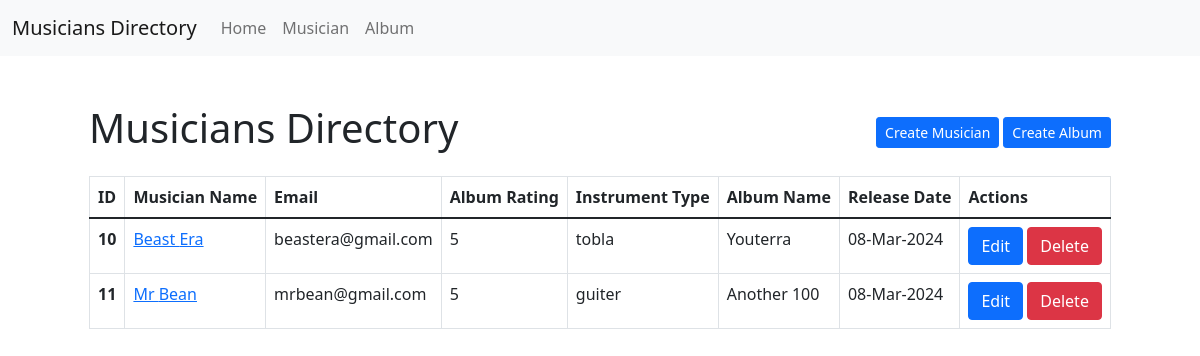
The page / on the database its author committed.
### album/models.py (models this page shows, shortened)
class Album(models.Model):
    name = models.CharField(max_length=50, help_text="Enter the album name")
    release_date = models.DateField(default=timezone.now, help_text="Enter the release date of the album")
    rating = models.IntegerField(default=5, choices=((1, "1"),(2, "2"),(3, "3"),(4, "4"),(5, "5")), help_text="Enter the ratings of the album")
    musician = models.ForeignKey(Musician, on_delete=models.CASCADE)

### musician/models.py (models this page shows, shortened)
class Musician(models.Model):
    first_name = models.CharField(max_length=50, help_text="Enter the musicians first name")
    last_name = models.CharField(max_length=50, help_text="Enter the musicians last name")
    email = models.EmailField(help_text="Enter the musicians email address")
    phone = models.CharField(max_length=11, help_text="Enter the musicians phone number")
    instrument_type = models.CharField(max_length=100, help_text="Enter the instrument type")

### module_15_5_musicians_directory/views.py (the view)
# urls.py: 2. Add a URL to urlpatterns:  path('', views.home, name='home')
def home(request):
    albums = models.Album.objects.all()
    return render(request, "home.html", {'albums': albums})

### templates/home.html
{% extends "base.html" %} {% block body %}
<div class="pb-3 d-flex align-items-center justify-content-between">
	<h1>Musicians Directory</h1>
	<div class="d-flex align-items-center gap-1">
		<a href="{% url 'create_musician' %}" class="btn btn-primary btn-sm">Create Musician</a>
		<a href="{% url 'create_album' %}" class="btn btn-primary btn-sm">Create Album</a>
	</div>
</div>
<table class="table table-bordered">
	<thead>
		<tr>
			<th scope="col">ID</th>
			<th scope="col">Musician Name</th>
			<th scope="col">Email</th>
			<th scope="col">Album Rating</th>
			<th scope="col">Instrument Type</th>
			<th scope="col">Album Name</th>
			<th scope="col">Release Date</th>
			<th scope="col">Actions</th>
		</tr>
	</thead>
	<tbody>
		{% for album in albums %}
		<tr>
			<th scope="row">{{ album.id }}</th>
			<td>
				<a href="{% url 'edit_musician' album.musician.id %}"> {{ album.musician.first_name }} {{ album.musician.last_name }} </a>
			</td>
			<td>{{ album.musician.email }}</td>
			<td>{{ album.rating }}</td>
			<td>{{ album.musician.instrument_type }}</td>
			<td>{{ album.name }}</td>
			<td>{{ album.release_date | date:"d-M-Y" }}</td>
			<td>
				<a href="{% url 'edit_album' album.id %}" class="btn btn-primary"> Edit </a>
				<a href="{% url 'delete_album' album.id %}" class="btn btn-danger"> Delete </a>
			</td>
		</tr>
		{% endfor %}
	</tbody>
</table>
{% endblock %}

### templates/base.html (shortened to what this page needs)
<!DOCTYPE html>
<html lang="en">
	<head>
		<link
			href="https://cdn.jsdelivr.net/npm/bootstrap@5.1.3/dist/css/bootstrap.min.css"
			rel="stylesheet"
		/>
	</head>
	<body>
		<nav class="navbar navbar-expand-lg navbar-light bg-light">
			<div class="container-fluid">
				<a class="navbar-brand" href="/">Musicians Directory</a>
				<div class="collapse navbar-collapse" id="navbarNav">
					<ul class="navbar-nav">
						<li class="nav-item">
							<a class="nav-link" href="/">Home</a>
						</li>
						<li class="nav-item">
							<a class="nav-link" href="{% url 'musician' %}">Musician</a>
						</li>
						<li class="nav-item">
							<a class="nav-link" href="{% url 'album' %}">Album</a>
						</li>
					</ul>
				</div>
			</div>
		</nav>
		<main class="p-5 d-flex justify-content-center align-items-center">
			<div>{% block body %} {% endblock %}</div>
		</main>
	</body>
</html>

### rows shown on the page
Album: id "10", musician.first_name "Beast", musician.last_name "Era", musician.email "beastera@gmail.com", rating "5", musician.instrument_type "tobla", name "Youterra", release_date "08-Mar-2024"
Album: id "11", musician.first_name "Mr", musician.last_name "Bean", musician.email "mrbean@gmail.com", rating "5", musician.instrument_type "guiter", name "Another 100", release_date "08-Mar-2024"
